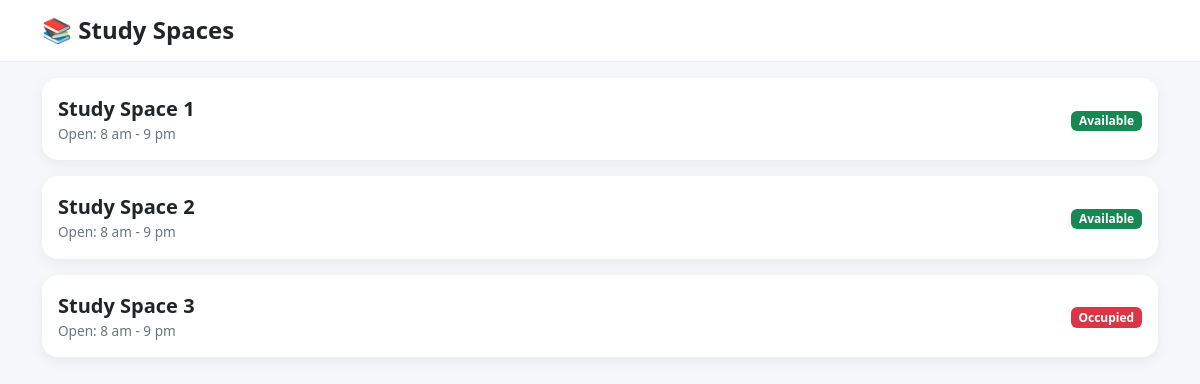
The page / on the database its author committed.
### hack/models.py (models this page shows, shortened)
class StudySpace(models.Model):
    name = models.CharField(max_length=100)
    opening_hours = models.CharField(max_length=100)
    occupied = models.BooleanField(default=False)  # PIR motion
    last_motion_at = models.DateTimeField(null=True, blank=True)
    def is_available(self):
        now = timezone.now()
        active_booking = self.bookings.filter(active=True, start_time__lte=now, end_time__gte=now).first()
        return not self.occupied and active_booking is None

### hack/views.py (the view)
# urls.py: 2. Add a URL to urlpatterns:  path('', views.home, name='home')
def home(request):
    spaces = StudySpace.objects.all()
    return render(request, 'hack/index.html', {'spaces': spaces})

### hack/templates/hack/index.html (shortened to what this page needs)
<!DOCTYPE html>
<html lang="en">
<head>
    <link href="https://cdn.jsdelivr.net/npm/bootstrap@5.3.0/dist/css/bootstrap.min.css" rel="stylesheet">
</head>
<body>
<div class="app-header py-3">
    <div class="container">
        <h4 class="mb-0 fw-semibold">📚 Study Spaces</h4>
    </div>
</div>
<div class="container py-3">
    {% for space in spaces %}
    <a href="{% url 'space_detail' space.id %}" class="text-decoration-none text-dark">
        <div class="card space-card mb-3">
            <div class="card-body d-flex justify-content-between align-items-center">
                <div>
                    <div class="fw-semibold fs-5">
                        {{ space.name }}
                    </div>
                    <div class="opening-hours">
                        Open: {{ space.opening_hours }}
                    </div>
                </div>
                <div class="text-end">
                    <span class="badge status-badge {% if not space.is_available %}bg-danger{% else %}bg-success{% endif %}">
                        {% if not space.is_available %}
                            Occupied
                        {% else %}
                            Available
                        {% endif %}
                    </span>
                </div>
            </div>
        </div>
    </a>
    {% empty %}
        <div class="text-center text-muted mt-5">
            No study spaces available.
        </div>
    {% endfor %}
</div>
</body>
</html>

### hack/templates/hack/index.html (style rules this page uses)
body { background-color: #f5f7fb; }
.app-header { position: sticky; top: 0; z-index: 1000; background: white; border-bottom: 1px solid #eee; }
.space-card { border: none; border-radius: 16px; box-shadow: 0 4px 14px rgba(0,0,0,0.06); transition: transform 0.08s ease, box-shadow 0.08s ease; }
.opening-hours { font-size: 0.85rem; color: #6c757d; }

### rows shown on the page
StudySpace: name "Study Space 1", opening_hours "8 am - 9 pm", occupied "Available"
StudySpace: name "Study Space 2", opening_hours "8 am - 9 pm", occupied "Available"
StudySpace: name "Study Space 3", opening_hours "8 am - 9 pm", occupied "Occupied"
